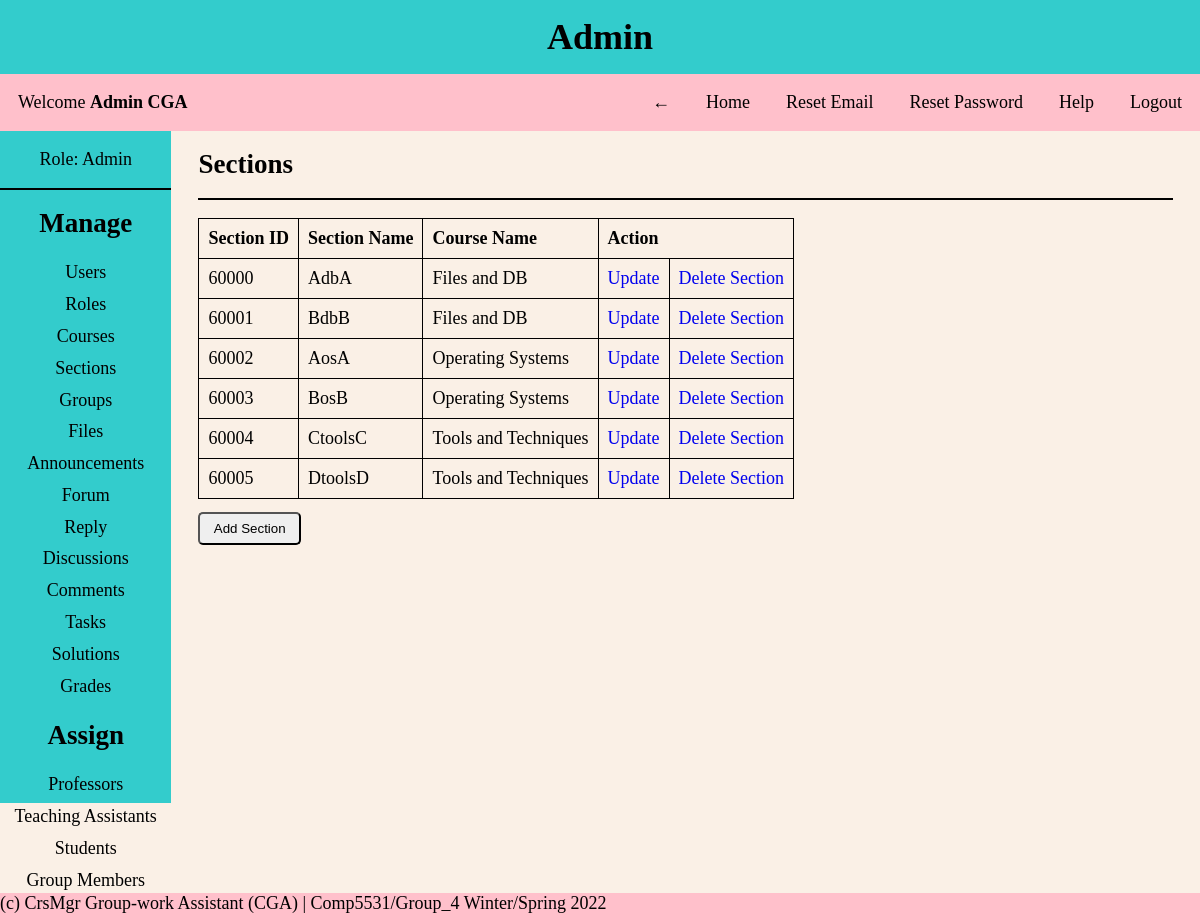
Screenshot of /pages/admin.php?page=sections (signed in) with the database file from the repository.
### tables this page shows
CREATE TABLE Section
(
  section_id INT NOT NULL AUTO_INCREMENT PRIMARY KEY,
  section_name VARCHAR(30) NOT NULL,
  course_id INT NOT NULL,
  FOREIGN KEY (course_id) REFERENCES Course(course_id)
);

CREATE TABLE Course
(
  course_id INT NOT NULL AUTO_INCREMENT PRIMARY KEY,
  course_name VARCHAR(30) NOT NULL UNIQUE,
  course_number INT NOT NULL UNIQUE
);

### helper/functions.php (called while the page is built, shortened)
<?php
function isAdmin()
{
    if (isset($_SESSION['role_id']) && $_SESSION['role_id'] == 1) {
        return true;
    }
    return false;
}

### CRUD/sections.php (the view, shortened to what this page needs)
<div class="content-body">
    <?php
    $query = "SELECT * FROM section as s
JOIN course as c ON c.course_id = s.course_id
ORDER BY section_id ASC";
    $results = mysqli_query($conn, $query);
    ?>
    <h2>Sections</h2>
    <hr>
    <table>
        <thead>
            <tr>
                <?php isAdmin() ? print '<th>Section ID</th>' : ''; ?>
                <th>Section Name</th>
                <th>Course Name</th>
                <?php isAdmin() ? print '<th colspan="2">Action</th>' : ''; ?>
            </tr>
        </thead>
        <tbody>
            <?php
            foreach ($results as $row) {
                $id = $row['section_id'];
                $section_name = $row['section_name'];
                $course_name = $row['course_name'];
            ?>
                <tr>
                    <?php if (isAdmin()) {
                        echo '<td>' . $id . '</td>';
                    } ?>
                    <td><?= $section_name ?></td>
                    <td><?= $course_name ?></td>
                    <?php if (isAdmin()) {
                        echo '<td><a href="?page=sections&update_view=true&update_id=' . $id . '">Update</a></td>';
                        echo "<td><a href='?page=sections&delete_id=" . $id . "' onclick='return confirm(&quot;Are you sure you want to delete?&quot;)'>Delete Section</a></td>";
                    } ?>
                </tr>
            <?php } ?>
        </tbody>
    </table>
    <?php if (isAdmin()) { ?>
        <a href="?page=sections&add_view=true">
            <button>Add Section</button>
        </a>
    <?php } ?>
</div>

### styles/style.css (style rules this page uses)
* { margin: 0; padding: 0; box-sizing: border-box; }
body { background-color: #faf0e6; font-family: 'Times New Roman', Times, serif; font-size: large; }
a { text-decoration: none; }
hr { border: 1px solid black; margin: 1em 0; }
.content-body { padding: 0 0.5em; text-align: left; }
table, th, td { border: 1px solid; border-collapse: collapse; text-align: left; padding: 0.5em; }
td { max-width: 250px; overflow: hidden; text-overflow: ellipsis; white-space: nowrap; }
button { padding: 0.5em 1em; border-radius: 5px; margin: 1em 0 auto; }

### rows the page displays
section: section_id "60000", section_name "AdbA", course.course_name "Files and DB"
section: section_id "60001", section_name "BdbB", course.course_name "Files and DB"
section: section_id "60002", section_name "AosA", course.course_name "Operating Systems"
section: section_id "60003", section_name "BosB", course.course_name "Operating Systems"
section: section_id "60004", section_name "CtoolsC", course.course_name "Tools and Techniques"
section: section_id "60005", section_name "DtoolsD", course.course_name "Tools and Techniques"

### other values shown
$role_name "Admin"
$name "Admin CGA"
$_SESSION['role_name'] "Admin"
